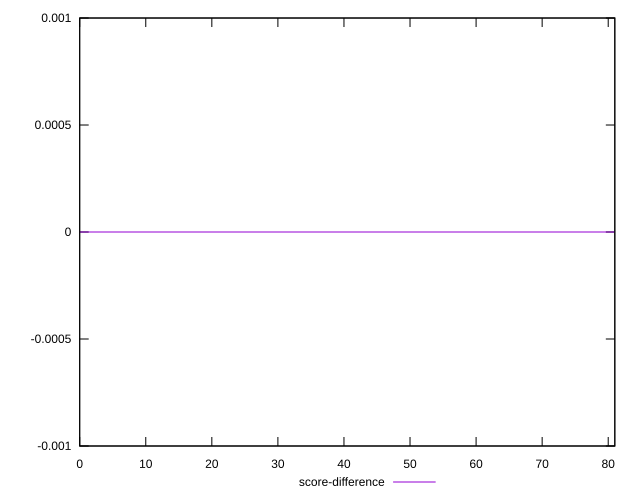

Here is the gnuplot script that generated this plot:
reset

$scoreDifference <<EOF
0 0
1 0
2 0
3 0
4 0
5 0
6 0
7 0
8 0
9 0
10 0
11 0
12 0
13 0
14 0
15 0
16 0
17 0
18 0
19 0
20 0
21 0
22 0
23 0
24 0
25 0
26 0
27 0
28 0
29 0
30 0
31 0
32 0
33 0
34 0
35 0
36 0
37 0
38 0
39 0
40 0
41 0
42 0
43 0
44 0
45 0
46 0
47 0
48 0
49 0
50 0
51 0
52 0
53 0
54 0
55 0
56 0
57 0
58 0
59 0
60 0
61 0
62 0
63 0
64 0
65 0
66 0
67 0
68 0
69 0
70 0
71 0
72 0
73 0
74 0
75 0
76 0
77 0
78 0
79 0
80 0
81 0
EOF

set key outside below
set xrange [0:81]
set yrange [-0.001:0.001]
set trange [-0.001:0.001]
set terminal svg size 640, 500 enhanced background rgb 'white'
set output "reports/report_00028_2021-02-24T12-49-42.674Z/speed-index/samples/astro/score-difference/sorted.svg"

plot $scoreDifference title "score-difference" with line

reset
